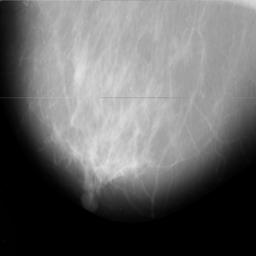
%> input picture Project Pencitraan (Breast Cancer Detection using PNN)/Beningn1.jpg, 256 x 256 px
$ octave --eval "result = CLAHEfilter(imread('Beningn1.jpg'));"   (GNU Octave 9; MATLAB toolbox functions it lacks are replaced by stand-ins)
%> lines starting %> are read from the running program, lines starting %| are printed output that depends on the picture; in (x1, y1, x2, y2) boxes, pixels count from 0 and x2, y2 are one past the last pixel; in counts of white or black regions, pixels touching at a corner belong together; the program's own positions count from 1
function Output=CLAHEfilter(InputImage); %#ok<NOSEL>

        level = 0.1;
        Ithresh = imbinarize(InputImage, level);
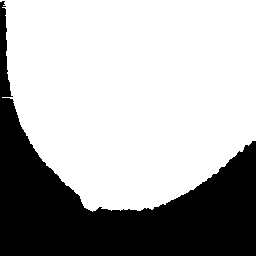
%> Ithresh: size 256x256x3 logical; 68.6% white; 1 black region, box (x1, y1, x2, y2) and area: (0, 1, 256, 256) 20552
        Ithresh8 = uint8 (Ithresh).*InputImage;

        PSF = fspecial('average',[3 3]);
        SNR = 0.2;
        J = deconvwnr(Ithresh8, PSF,SNR);
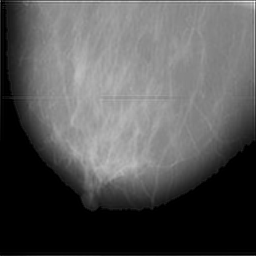
%> J: size 256x256x3 uint8; min 0, max 255, mean 85.9
        PreProcessedImage = adapthisteq(J(:,:,1),'NumTiles',[8 8],'ClipLimit',0.01);
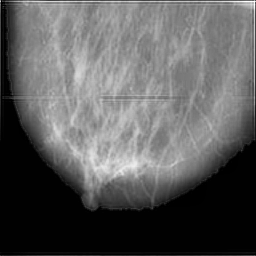
%> PreProcessedImage: size 256x256 uint8; min 0, max 255, mean 92.6
        PreProcessedImage = double(PreProcessedImage);
%> PreProcessedImage: size 256x256 double

        % [7 lines of commented-out code are left out]

Output=PreProcessedImage;

$ run again, on Project Pencitraan (Breast Cancer Detection using PNN)/Beningn10.jpg
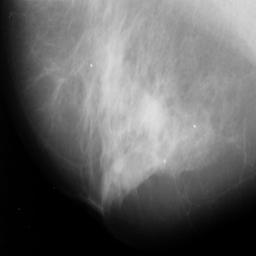
%> input picture Project Pencitraan (Breast Cancer Detection using PNN)/Beningn10.jpg, 256 x 256 px
%> in CLAHEfilter, `Ithresh = imbinarize(InputImage, level);`:
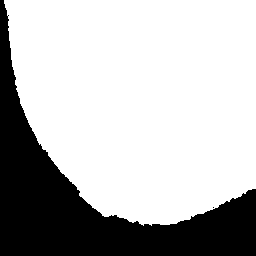
%> Ithresh: size 256x256x3 logical; 72.6% white; 2 black regions (1 under 20 px), largest, box (x1, y1, x2, y2) and area: (0, 0, 256, 256) 17934
%> in CLAHEfilter, `PreProcessedImage = adapthisteq(J(:,:,1),'NumTiles',[8 8],'ClipLimit',..`:
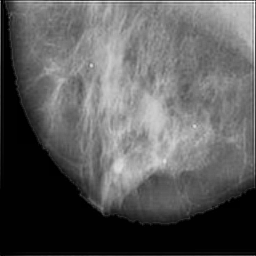
%> PreProcessedImage: size 256x256 uint8; min 0, max 255, mean 91.1

$ run again, on Project Pencitraan (Breast Cancer Detection using PNN)/Beningn11.jpg
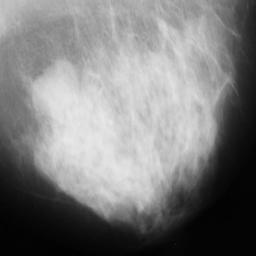
%> input picture Project Pencitraan (Breast Cancer Detection using PNN)/Beningn11.jpg, 256 x 256 px
%> in CLAHEfilter, `Ithresh = imbinarize(InputImage, level);`:
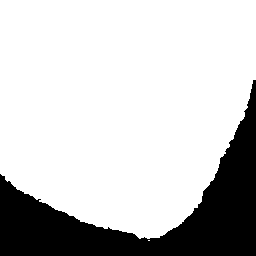
%> Ithresh: size 256x256x3 logical; 78.7% white; 1 black region, box (x1, y1, x2, y2) and area: (0, 80, 256, 256) 13977
%> in CLAHEfilter, `PreProcessedImage = adapthisteq(J(:,:,1),'NumTiles',[8 8],'ClipLimit',..`:
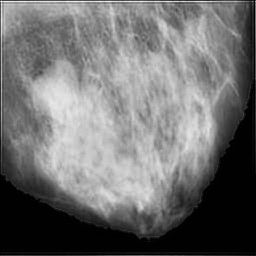
%> PreProcessedImage: size 256x256 uint8; min 0, max 255, mean 111.7

$ run again, on Project Pencitraan (Breast Cancer Detection using PNN)/Beningn12.jpg
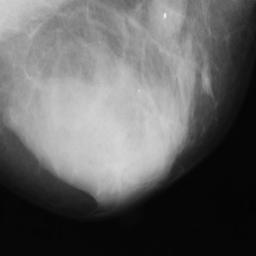
%> input picture Project Pencitraan (Breast Cancer Detection using PNN)/Beningn12.jpg, 256 x 256 px
%> in CLAHEfilter, `Ithresh = imbinarize(InputImage, level);`:
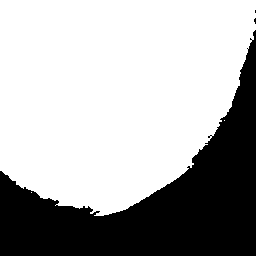
%> Ithresh: size 256x256x3 logical; 68.2% white; 3 black regions (2 under 20 px), largest, box (x1, y1, x2, y2) and area: (0, 30, 256, 256) 20852
%> in CLAHEfilter, `PreProcessedImage = adapthisteq(J(:,:,1),'NumTiles',[8 8],'ClipLimit',..`:
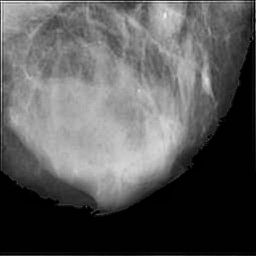
%> PreProcessedImage: size 256x256 uint8; min 0, max 255, mean 89.1
